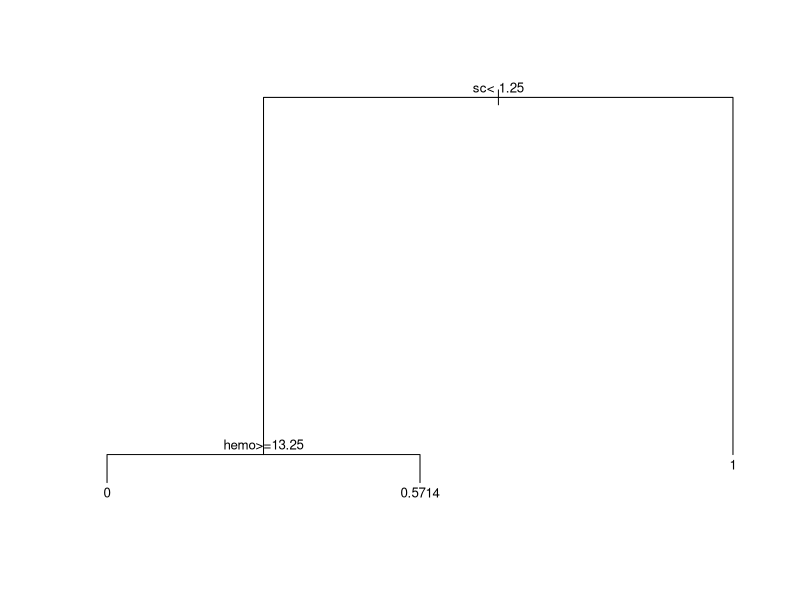
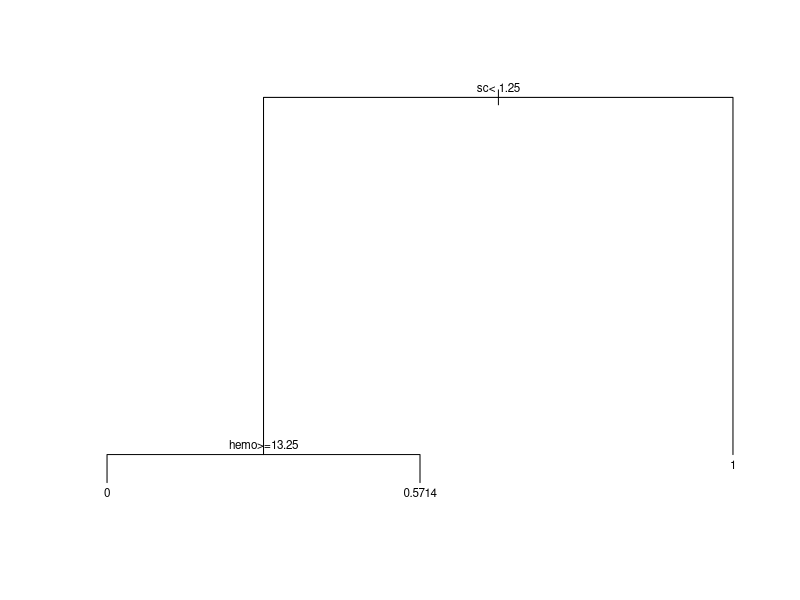
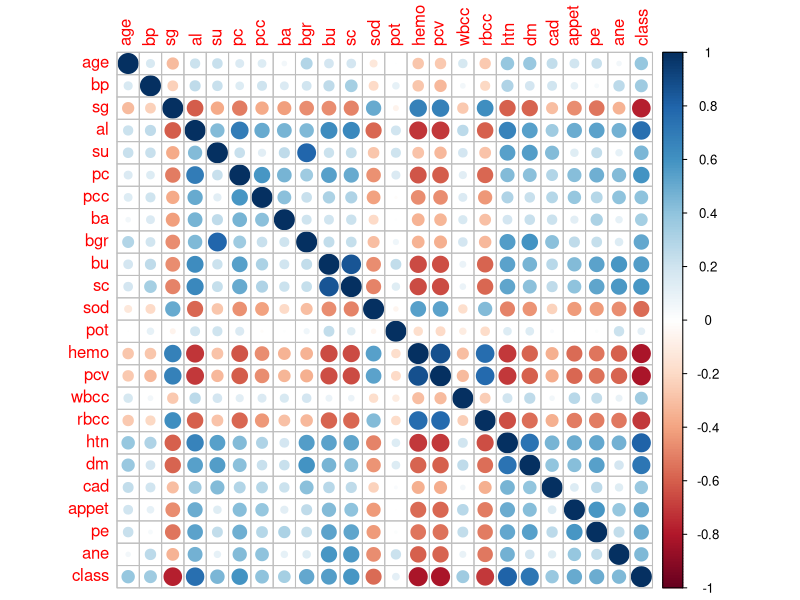

These charts were generated, in order, by the following R code:
setwd('/Users/margauxzaffran/Documents/ENSTA/3A/SOD322/ClassificationAssociative')

library('tidyverse')

data <- read_csv('data/kidney.csv')
summary(data)

# pc abnormal = 1
data$pc[data$pc == "abnormal"] = 1
data$pc[data$pc == "normal"] = 0
data$pc <- as.numeric(as.character(data$pc))
# pcc, ba present = 1 
data$pcc[data$pcc == "present"] = 1
data$pcc[data$pcc == "notpresent"] = 0
data$pcc <- as.numeric(as.character(data$pcc))
data$ba[data$ba == "present"] = 1
data$ba[data$ba == "notpresent"] = 0
data$ba <- as.numeric(as.character(data$ba))
# htn, dm, cad, pe, ane yes = 1
data$htn[data$htn == "yes"] = 1
data$htn[data$htn == "no"] = 0
data$htn <- as.numeric(as.character(data$htn))
data$dm[data$dm == "yes"] = 1
data$dm[data$dm == "no"] = 0
data$dm <- as.numeric(as.character(data$dm))
data$cad[data$cad == "yes"] = 1
data$cad[data$cad == "no"] = 0
data$cad <- as.numeric(as.character(data$cad))
data$pe[data$pe == "yes"] = 1
data$pe[data$pe == "no"] = 0
data$pe <- as.numeric(as.character(data$pe))
data$ane[data$ane == "yes"] = 1
data$ane[data$ane == "no"] = 0
data$ane <- as.numeric(as.character(data$ane))
# appet good = 0
data$appet[data$appet == "good"] = 0
data$appet[data$appet == "poor"] = 1
data$appet <- as.numeric(as.character(data$appet))
# class ckd = 1
data$class[data$class == "ckd"] = 1
data$class[data$class == "notckd"] = 0
data$class <- as.numeric(as.character(data$class))

library(rpart)

# Création des échantillons de d'apprentissage et de test

test = sample(1:length(data$class),63)
train = -test
train = data[train,]
test = data[test,]

# Arbre maximal

init_tree = rpart(class ~ ., data = train)
plot(init_tree)
text(init_tree,cex=.8)
print(init_tree)

max_tree = rpart(class ~ ., data = train, control = rpart.control(cp = 0))
plot(max_tree)
text(max_tree,cex=.7)
print(max_tree)

# Analyse descriptive

library(corrplot)

corrplot(cor(data), method="circle")
